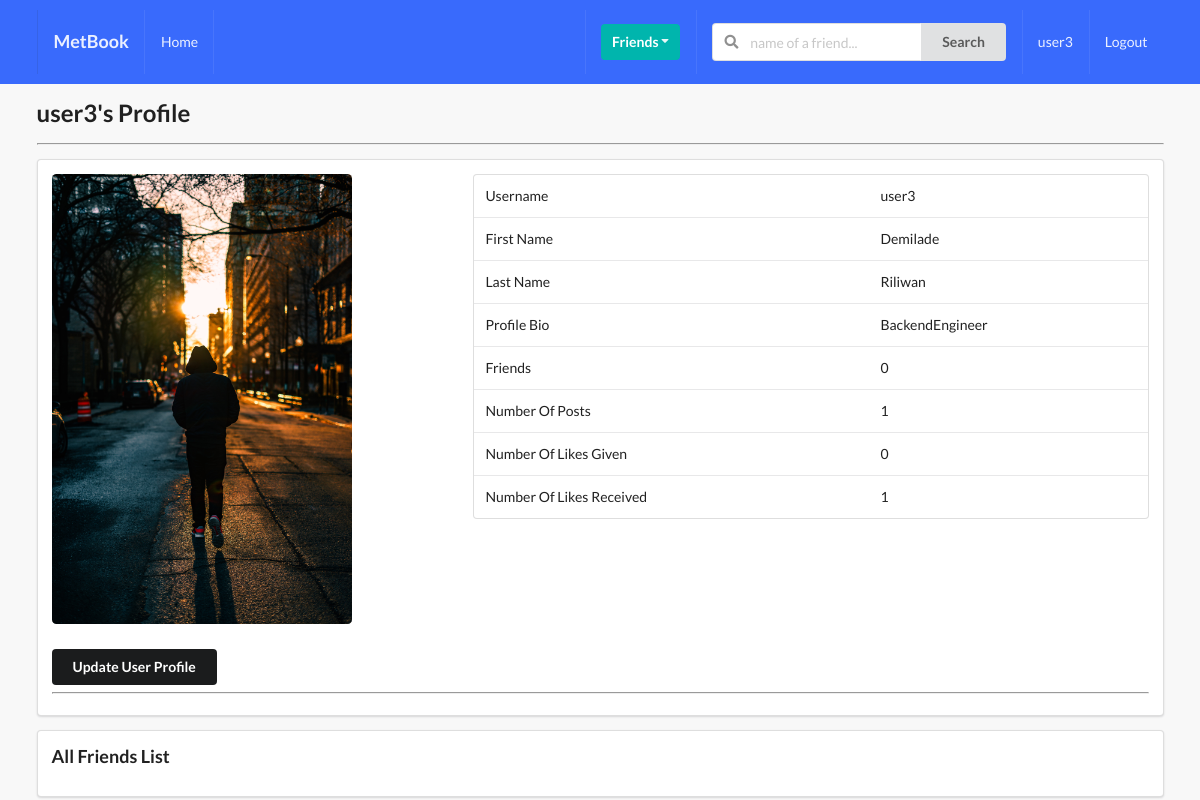
Page /profiles/user_profile (signed in) on the committed database.
### profiles_app/models.py (models this page shows, shortened)
class Profile(models.Model):
    first_name = models.CharField(max_length=250, blank = True)
    last_name = models.CharField(max_length=250, blank = True)
    user = models.OneToOneField(User, on_delete = models.CASCADE)
    bio = models.CharField(max_length=250, blank=True)
    email = models.EmailField(max_length=250, blank=True)
    image = models.ImageField(default="default.png", upload_to="images/")
    friends = models.ManyToManyField(User, blank=True, related_name="friends")
    slug = models.SlugField(unique=True, blank=True)
    created = models.DateTimeField(auto_now_add = True)
    updated = models.DateTimeField(auto_now = True)
    objects = ProfileManager()
    def get_all_friends(self):
        return self.friends.all()
    def get_all_friends_number(self):
        return self.friends.all().count()
    def get_all_posts_number(self):
        return self.posts.all().count()
    def get_likes_given_number(self):
        likes = self.like_set.all()
        total_likes = 0
        for like in likes:
            if like.value == "like":
                total_likes += 1
        return total_likes
    def get_likes_received_number(self):
        posts = self.posts.all()
        total_likes = 0
        for post in posts:
            total_likes += post.liked.all().count()
        return total_likes

### posts_app/models.py (models this page shows, shortened)
class Like(models.Model):
    user = models.ForeignKey(Profile, on_delete=models.CASCADE)
    post = models.ForeignKey(Post, on_delete=models.CASCADE)
    value = models.CharField(choices=LIKE_CHOICES, max_length=8)
    created = models.DateTimeField(auto_now_add=True)
    updated = models.DateTimeField(auto_now=True)

class Post(models.Model):
    content = models.TextField()
    user = models.ForeignKey(Profile, on_delete=models.CASCADE, related_name="posts")
    image = models.ImageField(upload_to="posts", blank=True, null = True)
    liked = models.ManyToManyField(Profile, blank=True, related_name="likes")
    created = models.DateTimeField(auto_now_add=True)
    updated = models.DateTimeField(auto_now=True)
    class Meta:
        ordering = ("-created", )

### profiles_app/views.py (the view, shortened to what this page needs)
# urls.py: path("user_profile", UserProfileApi.as_view(), name = "user-profile-api"),
def user_profile(request):
    profile = Profile.objects.get(user=request.user)
    context = {"profile":profile}
    return render(request, "profiles_app/my_profile.html", context)

### profiles_app/templates/profiles_app/my_profile.html (shortened to what this page needs)
{% extends 'base.html' %}
{% block content %}
  <h2>{{profile.user.username}}'s Profile</h2><hr>
  <div class="ui segment">
    <div class="ui grid">
      <div class="row">
        <div class="six wide column">
          <img class="ui medium rounded image" src="{{profile.image}}"><br>
          <div class="row mt-5">
            <button class = "ui secondary button" id="modal-btn">Update User Profile</button>
          </div>
        </div>
        <div class="ten wide column">
          <table class="ui table">
            <tbody>
              <tr>
                <td>Username</td>
                <td>{{profile.user.username}}</td>
              </tr>
              <tr>
                <td>First Name</td>
                <td>{{profile.first_name}}</td>
              </tr>
              <tr>
                <td>Last Name</td>
                <td>{{profile.last_name}}</td>
              </tr>
              <tr>
                <td>Profile Bio</td>
                <td>{{profile.bio}}</td>
              </tr>
              <tr>
                <td>Friends</td>
                <td>{{profile.get_all_friends_number}}</td>
              </tr>
              <tr>
                <td>Number Of Posts</td>
                <td>{{profile.get_all_posts_number}}</td>
              </tr>
              <tr>
                <td>Number Of Likes Given</td>
                <td>{{profile.get_likes_given_number}}</td>
              </tr>
              <tr>
                <td>Number Of Likes Received</td>
                <td>{{profile.get_likes_received_number}}</td>
              </tr>
            </tbody>
          </table>
        </div>
      </div>
    </div><hr>
  </div>
  <div class="ui segment">
    <h3>All Friends List</h3>
  </div>
{% endblock %}

### templates/navbar.html (shortened to what this page needs)
<div class="ui inverted menu nav mb-7">
    <div class="ui container">
      <a href="{% url 'home' %}" class="item">
          <h3>MetBook</h3>
      </a>
      {% if request.user.is_authenticated %}
      <a href="{% url 'home' %}" class="item">
          Home
      </a>
      {% endif %}
      <div class="right menu">
          {% if request.user.is_authenticated %}
          <div class="item">
              <div class="ui floating dropdown icon button teal"> Friends
                  <i class="dropdown icon"></i>
               </div>
          </div>
               <div class="item">
                <form action="" method="GET">
                  <div class="ui action left icon input">
                  <input class="prompt" type="text" name='q' placeholder="name of a friend...">
                  <button type='submit' class="ui button">Search</button>
                  </div>
              </form>
              </div>
              <a href="" class="item">
                   {{ request.user }}
              </a>
              <a href="" class="ui item">
                  Logout
              </a>
          {% else %}
          <a href="" class="ui item">
                  Login
              </a>
          {% endif %}
      </div>
    </div>
  </div>

### static/css/styles.css (style rules this page uses)
body { background: #f8f8f8 !important; }
.nav { border-radius: 0% !important; padding: 10px 0 10px 0 !important; background-color: #396afc !important; }
.mt-5 { margin-top: 5px !important; }

### rows in the picture
Profile: user.username "user3", image (picture), first_name "Demilade", last_name "Riliwan", bio "BackendEngineer", get_all_friends_number "0", get_all_posts_number "1", get_likes_given_number "0", get_likes_received_number "1"

### other values in the picture
{{ request.user }} "user3"
